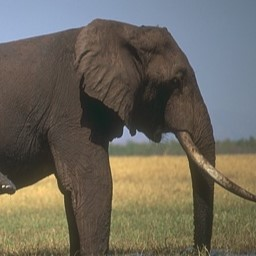
#> input picture elephant.jpg, 256 x 256 px, found by its file name
$ jupyter execute --allow-errors QED_test.ipynb
#> lines starting #> are read from the running program, lines starting #| are printed output that depends on the picture
# Quantum Hadamard Edge Detection

### Imports and Setup

[cell 1]
# Importing standard Qiskit libraries
from qiskit import QuantumCircuit, transpile
from qiskit.tools.jupyter import *
from qiskit.visualization import *
from ibm_quantum_widgets import *
from qiskit_aer import AerSimulator
from qiskit import *
from qiskit import IBMQ
from qiskit.compiler import transpile, assemble
from qiskit.tools.jupyter import *
from qiskit.visualization import *

import numpy as np
import matplotlib.pyplot as plt
from matplotlib import style
style.use('bmh')

# qiskit-ibmq-provider has been deprecated.
# Please see the Migration Guides in https://ibm.biz/provider_migration_guide for more detail.
from qiskit_ibm_runtime import QiskitRuntimeService, Sampler, Estimator, Session, Options

# Loading your IBM Quantum account(s)
#> (the rest of this cell did not finish here and is left out)

### Set up provider and backend access

Due to the size of the image and the chunks, we will use a simulator instead of an actual quantum computer.

#> (a cell that did not finish here is left out)

### Load image

After loading the image and storing it as a numpy array, we convert the image to black & white for easier representation of the image. We then split it into chunks that are small enough to be processed using the quantum computer (or simulator in this case).

[cell 3]
from PIL import Image
style.use('default')

image_size = 256       # Original image-width
image_crop_size = 32   # Width of each part of image for processing


# Load the image from filesystem
image_raw = np.array(Image.open('Final_project/elephant.jpg'))
#> image_raw is the input picture: shape (256, 256, 3); mean R, G, B 108.7, 103.6, 92.2
print('Raw Image info:', image_raw.shape)
#| Raw Image info: (256, 256, 3)
print('Raw Image datatype:', image_raw.dtype)
#| Raw Image datatype: uint8


# Convert the RBG component of the image to B&W image, as a numpy (uint8) array
image = []
for i in range(image_size):
    image.append([])
    for j in range(image_size):
        image[i].append(image_raw[i][j][0] / 255)
#> after the loop, image = 256 items

image = np.array(image)
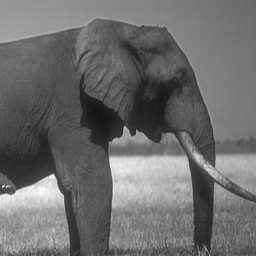
#> image: shape (256, 256) float64; min 0.0784, max 1, mean 0.426
print('Image shape (numpy array):', image.shape)
#| Image shape (numpy array): (256, 256)

# Split the overall image into chunks of size image_crop_size x image_crop_size
imgmat = []

for n in range(int(image_size / image_crop_size)):
    imgmat.append([])
    for m in range(int(image_size / image_crop_size) ):
        lx = int(n * image_crop_size)
        ux = int((n + 1) * image_crop_size)
        ly = int(m * image_crop_size)
        uy = int((m + 1) * image_crop_size)
        imgmat[n].append(image[lx:ux, ly:uy])
#> after the loop, imgmat = 8 items


# Display the image
plt.title('Big Image')
plt.xticks(range(0, image.shape[0]+1, 32))
plt.yticks(range(0, image.shape[1]+1, 32))
plt.imshow(image, extent=[0, image.shape[0], image.shape[1], 0], cmap='gray')
plt.show()

### Define probability amplitude extraction

This function normalizes the brightness values of the image to make a valid statevector.

[cell 4]
# Convert the raw pixel values to probability amplitudes
def amplitude_encode(img_data):

    # Calculate the RMS value
    rms = np.sqrt(np.sum(np.sum(img_data**2, axis=1)))
    if rms == 0: # exception for all 0's (i.e. a blank image) to prevent divide by 0 errors
        return np.array(img_data)

    # Create normalized image
    image_norm = []
    for arr in img_data:
        for ele in arr:
            image_norm.append(ele / rms)

    # Return the normalized image as a numpy array
    return np.array(image_norm)

### Defining number qubits and preparing the oracle

[cell 5]
# Initialize some global variable for number of qubits
total_qb = 11

# Initialize the amplitude permutation unitary
D2n_1 = np.roll(np.identity(2**total_qb), 1, axis=1)

## Processing

This code block does the actual work of the algorithm. Running it may take several minutes.

We set up an array for the horizontal and vertical scans of the chunks. Then, for each chunk, we generate its statevector and run it through the QHED algorithm twice - once for the horizontal scan, and once for the vertical by running the same circuit on the transpose of the original chunk. (If the chunk is all 0's, we skip this, as there are obviously no edges to detect in an empty chunk.)

Once the algorithm has finished, we convert the results to binary using a threshold for "ON" values. We have found a threshold of +/- 1e-3 (1/1000) to produce the best results.

[cell 6]
# Create the circuit for horizontal scan

horiz_scan = []
vert_scan = []
# Defining a lambda function for
# thresholding to binary values
threshold = lambda amp: (amp > 1e-3 or amp < -1e-3)
#> (the rest of this cell did not finish here and is left out)

### Overlaying the vertical and horizontal scans for each chunk

[cell 7]
# Combining the horizontal and vertical component of the result
edge_scan_sim = []
# horiz_scan | vert_scan
# for hrow in range(int(image_size / image_crop_size) - 1):
#     edge_scan_sim.append([])
#     for vrow in range(int(image_size / image_crop_size) - 1):


for i, (hrow, vrow) in enumerate(zip(horiz_scan, vert_scan)):
    edge_scan_sim.append([])
    for h, v in zip(hrow, vrow):
        edge_scan_sim[i].append(h.astype(int) | v.astype(int))

# edge_scan_sim


# Plotting the original and edge-detected images
#plot_image(image, 'Original image')
#plot_image(edge_scan_sim, 'Edge Detected image')
